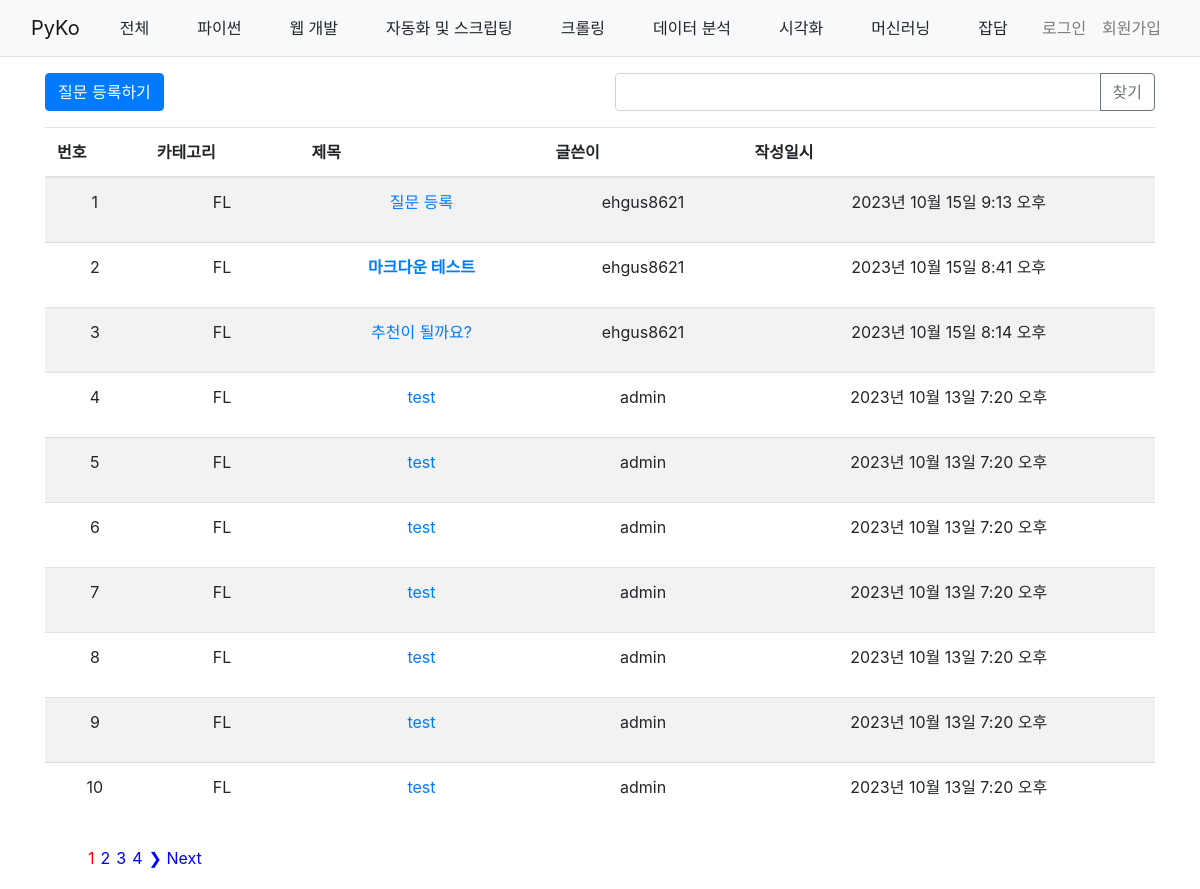
The page / on the database its author committed.
### pybo/models.py (models this page shows, shortened)
class Question(models.Model):
    CATEGORY_CHOICES = [
        ('파이썬', 'Python'),
        ('웹 개발', "Web Development"),
        ('자동화 및 스크립팅', "Automation and Scripting"),
        ('크롤링', "Web Crawling"),
        ('데이터 분석', "Data Analysis"),
        ('시각화', 'Visualization'),
        ('머신러닝', "Machine learning"),
        ('잡담', 'anything')
    ]
    author = models.ForeignKey(User, on_delete=models.CASCADE, related_name='author_question')
    category = models.CharField(max_length = 50, choices = CATEGORY_CHOICES, default = '웹 개발')
    subject = models.CharField(max_length = 200)
    content = models.TextField()
    create_date = models.DateTimeField()
    modify_date = models.DateTimeField(null = True, blank = True)
    voter = models.ManyToManyField(User, related_name='voter_question')

### pybo/views/base_views.py (the view, shortened to what this page needs)
# urls.py: path('', base_views.index, name = 'index'),
def index(request):
    question_list = Question.objects.all().order_by('-create_date')
    page = request.GET.get('page')
    kw = request.GET.get('kw','')#검색어
    category = request.GET.get('category', '')
    if category:
        question_list = question_list.filter(category=category)
    paginator = Paginator(question_list, 10)
    try:
        page_obj = paginator.page(page)
    except PageNotAnInteger:
        page = 1
        page_obj = paginator.page(page)
    except EmptyPage:
        page_obj = paginator.page(paginator.num_pages)
    leftIndex = (int(page) - 2)
    if leftIndex < 1:
        leftIndex = 1
    rightIndex = (int(page) + 2)
    if rightIndex > paginator.num_pages:
        rightIndex = paginator.num_pages
    custom_range = range(leftIndex, rightIndex + 1)
    context = {'question_list': question_list, 'page_obj': page_obj, 'paginator': paginator, 'custom_range': custom_range, 'kw': kw, 'category': category}
    return render(request, 'pybo/question_list.html', context)

### pybo/templatetags/pybo_filter.py (called while the page is built)
@register.filter
def mark(value):
    extensions = ["nl2br", "fenced_code"]
    return mark_safe(markdown.markdown(value, extensions=extensions))

### templates/pybo/question_list.html (shortened to what this page needs)
{% extends 'base.html' %}
{% load pybo_filter %}
{% block content %}
<div class = "container my-3">
    <div class="row my-3">
        <div class="col-6">
            <a href="{% url 'pybo:question_create' %}" class="btn btn-primary">질문 등록하기</a>
        </div>
        <div class="col-6">
            <div class="input-group">
                <input type="text" id="search_kw" class="form-control" value="{{ kw|default_if_none:'' }}">
                <div class="input-group-append">
                    <button class="btn btn-outline-secondary" type="button" id="btn_search">찾기</button>
                </div>
            </div>
        </div>
    </div>
    <table class ="table table-striped table-hover">
        <thead>
        <tr calss = "thead-dark">
            <th>번호</th>
            <th>카테고리</th>
            <th>제목</th>
            <th>글쓴이</th>
            <th>작성일시</th>
        </tr>
        </thead>
        <tbody>
        {% if page_obj %}
        {% for question in page_obj %}
        <tr class = "text-center">
            <td>{{ forloop.counter}}</td>
            <td>{{ question.category }}</td>
            <td class = "text-start">
                <a href = "{% url 'pybo:detail' question.id %}">
                    {{ question.subject|mark}}
                </a>
            </td>
            <td>{{ question.author.username }}</td>
            <td>{{ question.create_date}}</td>
        </tr>
        {% endfor %}
        {% else %}
        <tr>
            <td colspan = "4"> 질문이 없습니다. </td>
        </tr>
        {% endif %}
        </tbody>
    </table>
    <div>
        {% if page_obj.has_other_pages %}
        <ul style = "display:flex;list-style: none;">
            {% for page in paginator.page_range %}
            {% if page == page_obj.number %}
                <li style="margin:3px"><a style="text-decoration:none; color: red;" href="?page={{page}}" href="javascript:void(0)">{{page}}</a></li>
            {% else %}
                <li style="margin:3px"><a style="text-decoration:none; color: blue;" href="?page={{page}}" href="javascript:void(0)">{{page}}</a></li>
            {% endif%}
            {% endfor %}
            {% if page_obj.has_next %}
            <li style = "margin:3px;"><a style = "text-decoration:none; color: blue;" href ="?page={{page_obj.next_page_number}}" href="javascript:void(0)">&#10095; Next</a></li>
            {% endif %}
        </ul>
        {% endif %}
    </div>
</div>
{% endblock content %}

### rows shown on the page
Question: category "FL", subject|mark "질문 등록", author.username "ehgus8621", create_date "2023년 10월 15일 9:13 오후"
Question: category "FL", subject|mark "마크다운 테스트", author.username "ehgus8621", create_date "2023년 10월 15일 8:41 오후"
Question: category "FL", subject|mark "추천이 될까요?", author.username "ehgus8621", create_date "2023년 10월 15일 8:14 오후"
Question: category "FL", subject|mark "test", author.username "admin", create_date "2023년 10월 13일 7:20 오후"
Question: category "FL", subject|mark "test", author.username "admin", create_date "2023년 10월 13일 7:20 오후"
Question: category "FL", subject|mark "test", author.username "admin", create_date "2023년 10월 13일 7:20 오후"
Question: category "FL", subject|mark "test", author.username "admin", create_date "2023년 10월 13일 7:20 오후"
Question: category "FL", subject|mark "test", author.username "admin", create_date "2023년 10월 13일 7:20 오후"
Question: category "FL", subject|mark "test", author.username "admin", create_date "2023년 10월 13일 7:20 오후"
Question: category "FL", subject|mark "test", author.username "admin", create_date "2023년 10월 13일 7:20 오후"

### other values the page prints
{{ page }} "1"
{{ page }} "2" "3" "4"
